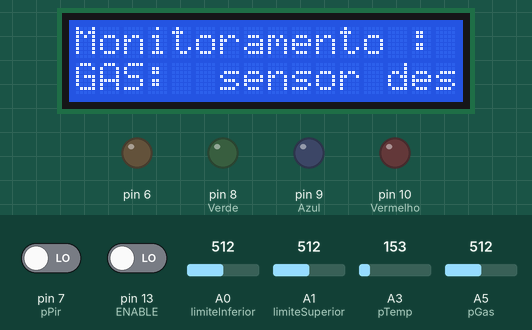
The sketch below on a simulated Arduino Uno, built with avr-gcc and run on an emulated ATmega328P. Parts: 16×2 character LCD, output pins drawn as LEDs (lit = HIGH). The test bench sets the inputs (shaded band); at power-on: pin 13 (ENABLE) LOW, pin 7 (pPir) LOW, A5 (pGas) = 512, A1 (limiteSuperior) = 512, A3 (pTemp) = 153, A0 (limiteInferior) = 512. What the sketch prints to the serial monitor is not drawn.

Above: at 2.1 s.
2.2 s: pin 13 (ENABLE) driven HIGH
At 8.8 s:
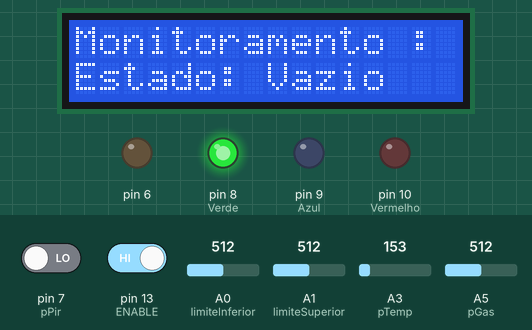
10.6 s: pin 7 (pPir) driven HIGH
At 13.0 s:
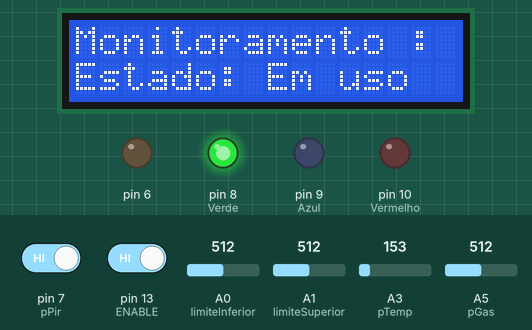
22.7 s: A5 (pGas) set to 521
At 25.1 s:
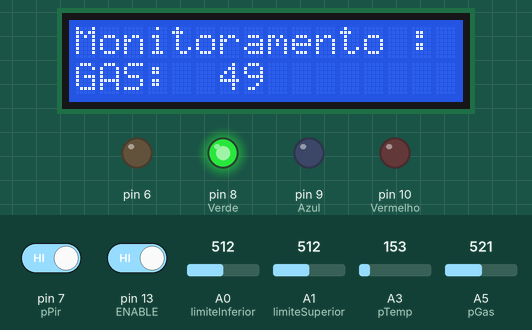
28.6 s: A5 (pGas) set to 537
At 33.0 s:
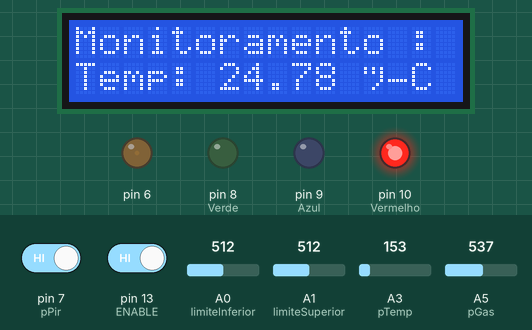
36.8 s: A1 (limiteSuperior) set to 550
At 40.4 s:
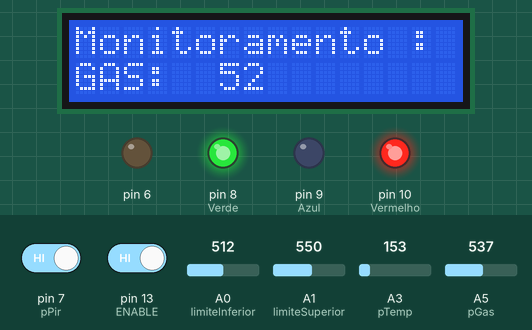
44.0 s: A3 (pTemp) set to 165
At 49.0 s:
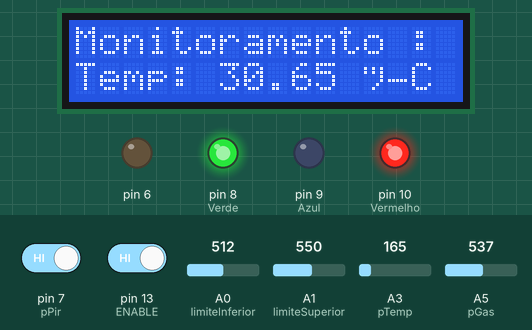
Timing chart, 0 to 50.9 s (numbered marks = the images above; inputs shaded):
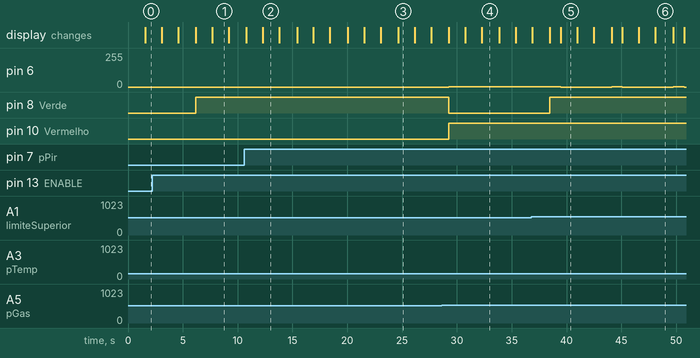

The sketch:

projeto_exemplo021.ino
```cpp
#include <LiquidCrystal.h>

#define ENABLE 13
#define pGas A5
#define pPir 7
#define pTemp A3
//Pinos Leds
#define Verde 8
#define Azul 9
#define Vermelho 10
//Pino Potenciometro Ngas
#define limiteSuperior A1
#define limiteInferior A0


int enable = 0;


LiquidCrystal lcd(12, 11, 5, 4, 3, 2);

void setup() {
  // set up the LCD's number of columns and rows:
  lcd.begin(16, 2);
  // Print a message to the LCD.
  lcd.print("Monitoramento :");
  pinMode(pPir,INPUT);
  pinMode(Verde,OUTPUT);
  pinMode(Vermelho,OUTPUT);
  pinMode(Azul,OUTPUT);

   Serial.begin(9600);
}

void loop() {


  //leitura sensor gas
  limpa_tela();
  lcd.print("GAS:  ");
  leituragas();
  //Leitura de presenca
  limpa_tela();
  lcd.print("Estado: ");
  presenca();

  //Leitura temperatura
  limpa_tela();
  lcd.print("Temp: ");
  temperatura();
  lcd.print(" °C");
  delay(100);

}

void limpa_tela(){
 delay(1500);
 lcd.setCursor(0,1);
 lcd.print("                ");
 lcd.setCursor(0,1);
}


//ler o nivel de gas do ambiente

void leituragas(){


   //DefineValorMax

  float valorMax;
  valorMax = analogRead(limiteSuperior);
  valorMax=map(valorMax,0,1023,0,100);
  Serial.println("Valor Maximo");
  Serial.println(valorMax);

  //DefineValorMin

  float valorMin;
  valorMin = analogRead(limiteInferior);
  valorMin=map(valorMin,0,1023,0,100);
  Serial.println("ValorMinimo");
  Serial.println(valorMin);


  //gas
  int sinalGas=analogRead(pGas);
  sinalGas=map(sinalGas,300,750,0,100);


   enable = digitalRead(ENABLE);


  if(enable){
     if(sinalGas>=0 && sinalGas<=valorMin){
    digitalWrite(Vermelho,LOW);
    digitalWrite(Verde,HIGH);//Led Verde
    digitalWrite(Azul,LOW);
     analogWrite(6, LOW);
  }else if(sinalGas>valorMin && sinalGas<=valorMax){
   	digitalWrite(Vermelho,HIGH);//led Amarelo
    digitalWrite(Verde,HIGH);
    digitalWrite(Azul,LOW);
    analogWrite(6, HIGH);
    delay(999);
    analogWrite(6, LOW);
  }else {
    analogWrite(6, HIGH);
    digitalWrite(Vermelho,HIGH);// Led Vermelho
    digitalWrite(Verde,LOW);
    digitalWrite(Azul,LOW);

    }
  }else{
    digitalWrite(Verde,LOW);
    digitalWrite(Azul,LOW);
    digitalWrite(Verde,LOW);
    digitalWrite(Vermelho,LOW);
    analogWrite(6, LOW);
    lcd.print("sensor desli");


  }

  lcd.print(sinalGas);
  Serial.print("Nivel Gas: ");
  Serial.println(sinalGas);
}

//verifica se tem pessoas no ambiente

void presenca(){
  int sinalPir=digitalRead(pPir);
  Serial.print("Presenca: ");
  Serial.println(sinalPir);
  if(sinalPir==1)
    lcd.print("Em uso");

  else
    lcd.print("Vazio");

}

//ler a temperatura do ambiente
void temperatura(){
  float sinalTemp=analogRead(pTemp)*5;
  float TempC=((sinalTemp/1023)-0.5)*100;
  lcd.print(TempC);
  Serial.print("Temperatura: ");
  Serial.println(TempC);

}
```

Measured:
- the behaviour switches between 529 and 530 on A5 (pGas) (found by bisection; images 3 and 4)
- the behaviour switches between 531 and 532 on A1 (limiteSuperior) (found by bisection; images 4 and 5)
- after the input at 2.2 s, pin 8 (Verde): LOW → HIGH after 4.0 s; the display: first differs from a run without the input after 4.0 s (image 1 shows a later state)
- after the input at 10.6 s, the display: first differs from a run without the input after 1.7 s (image 2)
- after the input at 28.6 s, pin 6: 0/255 → 1/255 after 0.66 s; pin 8 (Verde): HIGH → LOW after 0.66 s; pin 10 (Vermelho): LOW → HIGH after 0.66 s
- after the input at 36.8 s, pin 6: 1/255 → 0/255 after 2.7 s; pin 8 (Verde): LOW → HIGH after 1.7 s
- what the display in image 1 shows lasts 1.5 s, from 7.7 s to 9.2 s
